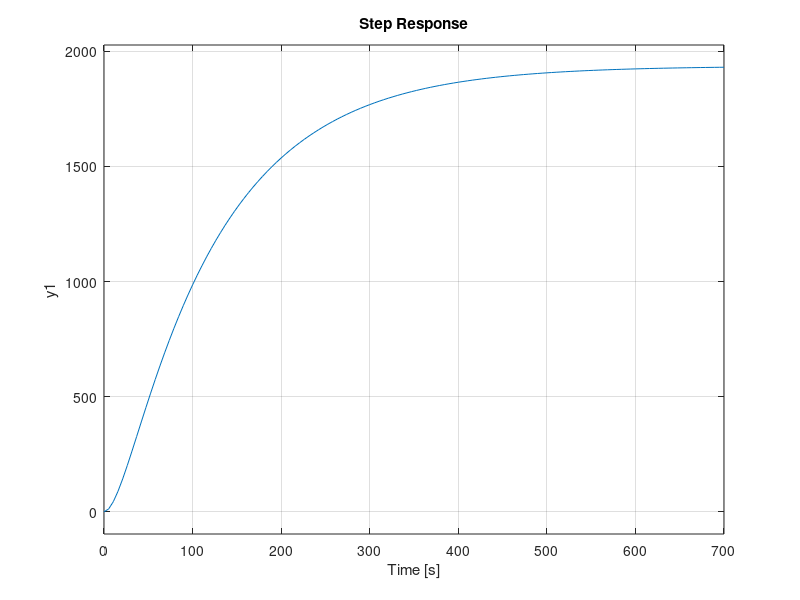

Write MATLAB code to recreate this figure. (Note: this script raises an error after producing the figure.)
% Step Response of Second Order overdamped sysytem
clc;
clear;
a=1/44;
s=tf("s");
G=1/(s*s+3*a*s+a*a);
figure(1)
step(G)
stepinfo(G)
title('Step Response of Second Order overdamped sysytem')

%Step Response of Second Order criticallydamped sysytem 
clc;
clear;
a=1/44;
s=tf("s");
% Transfer Function 
G=1/(s*s+2*a*s+a*a);
figure(2)
step(G)
stepinfo(G)
title('Step Response of Second Order criticallydamped sysytem')
% Step Response of Second Order undamped sysytem
clc;
clear;
a=1/44;
s=tf("s");
G=1/(s*s+2*a*a);
figure(3)
step(G)
stepinfo(G)
title('Step Response of Second Order undamped sysytem')
